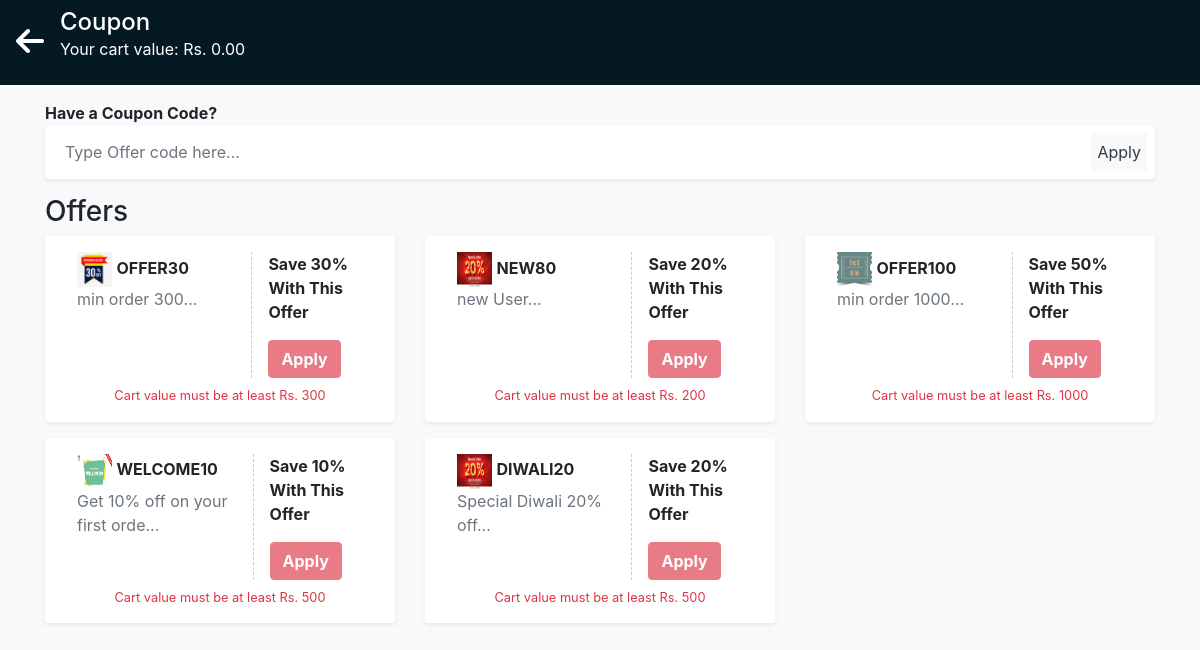
The page /user_zappin/apply_coupen_page.php on the database its author committed.
### tables this page shows
CREATE TABLE `offers` (
  `coupenid` int(11) NOT NULL,
  `coupencode` varchar(100) NOT NULL,
  `coupenpercentage` varchar(100) NOT NULL,
  `min_value` int(11) NOT NULL,
  `coupendesp` text NOT NULL,
  `status` int(11) NOT NULL DEFAULT 1,
  `coupenophtoto` varchar(150) NOT NULL,
  `expiredate` varchar(100) NOT NULL,
  `created_date` date NOT NULL DEFAULT current_timestamp()
);

### user_zappin/apply_coupen_page.php (the view, shortened to what this page needs)
<?php
include('../config.php');
$current_date = date("Y-m-d");
$cart_value = isset($_GET['total']) ? $_GET['total'] : 0;
$discounted_price = $cart_value;
$sql = "SELECT * FROM offers WHERE status = 1 AND expiredate >= '$current_date'";
$result = $conn->query($sql);
$offers = [];
while ($row = $result->fetch_assoc()) {
    $offers[] = $row;
}
?>
<!DOCTYPE html>
<html lang="en">
<head>
    <link rel="stylesheet" href="assets/bootstrap/css/bootstrap.min.css">
    <link rel="stylesheet" href="https://cdnjs.cloudflare.com/ajax/libs/font-awesome/6.7.2/css/all.min.css"  />
</head>
<body class="bg-light">
    <nav class="text-white py-2" style="background-color:#051922">
        <div class="d-flex align-items-center gap-2">
            <a href="foodresto.php?id=<?php echo $_GET['id'] ?>" class="text-white">
                <i class="fa-solid fa-arrow-left fa-2x mx-3"></i>
            </a>
            <div>
                <h4 class="m-0 text-white">Coupon</h4>
                <p class="text-white">Your cart value: Rs. <?php echo number_format($discounted_price, 2); ?></p>
            </div>
        </div>
    </nav>
    <div class="container my-3">
        <form method="POST">
            <div class="coupon-input">
                <span><strong>Have a Coupon Code?</strong></span>
                <div class="bg-white d-flex p-2 shadow-sm rounded">
                    <input type="text" name="coupon_code" placeholder="Type Offer code here..." class="border-0 form-control shadow-none" required>
                    <button type="submit" class="bg-light fw-bold text-dark border-0">Apply</button>
                </div>
            </div>
        </form>
    </div>
    <div class="container my-3">
        <h3>Offers</h3>
        <div class="row">
            <?php foreach ($offers as $coupon) {
                $min_value = $coupon['min_value'];
                $disable_btn = ($cart_value >= $min_value) ? '' : 'disabled';
            ?>
                <div class="col-md-4 mb-3">
                    <div class="card p-3 border-0 shadow-sm position-relative w-100 h-100">
                        <div class="d-flex justify-content-between align-items-center">
                            <div class="ml-3 w-100 h-100">
                                <img src="/zaapin/admin/uploads/<?php echo $coupon['coupenophtoto'] ?>" width="35px" height="35px">
                                <strong class="mt-2"> <?php echo $coupon['coupencode']; ?> </strong>
                                <p class="text-muted"> <?php echo substr($coupon['coupendesp'], 0, 30); ?>...</p>
                            </div>
                            <div class="pl-3" style="border-left:1px dashed #ccc;">
                                <b>Save <?php echo $coupon['coupenpercentage']; ?>% With This Offer</b><br>
                                <form method="POST">
                                    <button type="submit" class="btn btn-danger mt-3" <?php echo $disable_btn; ?>>
                                        <strong>Apply</strong>
                                    </button>
                                </form>
                            </div>
                        </div>
                        <small class="text-danger text-center mt-2" style="display: <?php echo ($cart_value < $min_value) ? 'block' : 'none'; ?>;">
                            Cart value must be at least Rs. <?php echo $min_value; ?>
                        </small>
                    </div>
                </div>
            <?php } ?>
        </div>
    </div>
</body>
</html>

### rows shown on the page
offers: coupenophtoto (picture), coupencode "OFFER30", coupendesp "min order 300", coupenpercentage "30", min_value "300"
offers: coupenophtoto (picture), coupencode "NEW80", coupendesp "new User", coupenpercentage "20", min_value "200"
offers: coupenophtoto (picture), coupencode "OFFER100", coupendesp "min order 1000", coupenpercentage "50", min_value "1000"
offers: coupenophtoto (picture), coupencode "WELCOME10", coupendesp "Get 10% off on your first orde", coupenpercentage "10", min_value "500"
offers: coupenophtoto (picture), coupencode "DIWALI20", coupendesp "Special Diwali 20% off", coupenpercentage "20", min_value "500"

### other values the page prints
$discounted_price "0.00"
